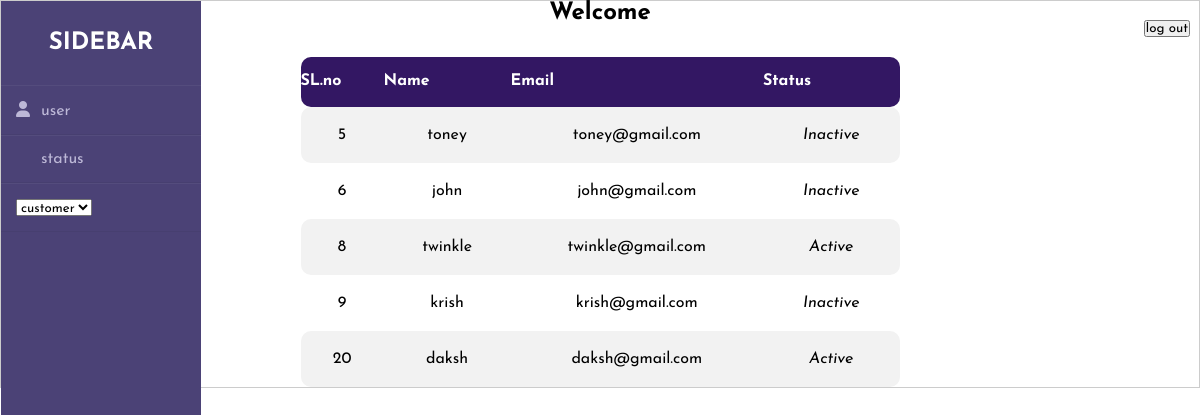
The page /status.php on the database its author committed.
### tables this page shows
CREATE TABLE `registration` (
  `id` int(255) NOT NULL,
  `name` varchar(255) NOT NULL,
  `email` varchar(255) NOT NULL,
  `gender` varchar(255) NOT NULL,
  `password` varchar(255) NOT NULL,
  `status` varchar(255) NOT NULL
);

### status.php (the view, shortened to what this page needs)
<?php
include("index.php");
?>
<section class="page-content" align="center">
<link rel="stylesheet" href="style2.css"><br>
<table  class="table table-bordered table-striped">
  	<thead >
  		<tr class="btn-primary">
  			<th>SL.no</th>
  			<th>Name</th>
  			<th>Email</th>
  			<th>Status</th>
  		</tr>
  	</thead>
  	<tbody>
  		<?php
          $query = "SELECT * FROM registration";
          $query_run = mysqli_query($conn, $query);
	  		foreach ($query_run as $key => $user) {
?>
				<tr>
				<td><?php echo $user['id'] ?></td>
				<td><?php echo $user['name']; ?></td>
				<td><?php echo $user['email']; ?></td>
				<td><i data="<?php echo $user['id'];?>" class="status_checks btn
				<?php echo ($user['status'])?
				'btn-success': 'btn-danger'?>"><?php echo ($user['status'])? 'Active' : 'Inactive'?>
			   </i></td>
				</tr>
				<?php } ?>
				</table>
				</body>
			  </html>
	</section>

### index.php (shortened to what this page needs)
<!DOCTYPE html>
<html lang="en">
<head>
<div class="wrapper">
    <div class="sidebar">
        <h2>Sidebar</h2>
        <ul>
            <link rel="stylesheet" href="style1.css">
            <li><a href="detail.php"><i class="fas fa-user"></i>user</a></li>
            <li><a href="status.php"><i class="fas fa-status"></i>status</a></li>
            <li><select name="forma" onchange="location = this.value;">
        <option selected disabled>customer</option>
    </select>
        </ul>
</div>
</div>
</head>
<body>
<section class="page-content">
<div class="signup-form">
    <form action="index.php" method="post" enctype="multipart/form-data">
            <h2><center><?php echo $_SESSION["name"] ?> Welcome</center></h2>
        <br>
    </form>
	<form align="right-margin" name="form1" method="post" action="logout.php">
  <label class="logoutLblPos">
  <input name="submit2" type="submit" id="submit2" value="log out">
  </label>
</form>
</div>
</body>
</html>

### style1.css (style rules this page uses)
* { margin: auto; padding: 0; box-sizing: border-box; list-style: none; text-decoration: none; font-family: 'Josefin Sans', sans-serif; }
body { background-color: #FFFFFF; }
.wrapper { display: flex; position: relative; }
.wrapper .sidebar { width: 200px; height: 100%; background: #4b4276; padding: 30px 0px; position: fixed; }
.wrapper .sidebar h2 { color: #fff; text-transform: uppercase; text-align: center; margin-bottom: 30px; }
.wrapper .sidebar ul li { padding: 15px; border-bottom: 1px solid #bdb8d7; border-bottom: 1px solid rgba(0,0,0,0.05); border-top: 1px solid rgba(255,255,255,0.05); }
.wrapper .sidebar ul li a { color: #bdb8d7; display: block; }
.wrapper .sidebar ul li a .fas { width: 25px; }
.logoutLblPos { position:fixed; right:10px; top:15px; }

### style2.css (style rules this page uses)
body { box-sizing: border-box; border: 1px solid #ccc; }
table { font-family: Arial, Helvetica, sans-serif; border-collapse: collapse; width: 50%; border: none }
table td, #customers th { padding: 20px; }
table tr:nth-child(odd) { background-color: #f2f2f2; }
table th { padding-top: 16px; padding-bottom: 18px; text-align: left; background-color: #331763; color: white; }
td:first-child, th:first-child { border-radius: 10px 0 0 10px; }
td:last-child, th:last-child { border-radius: 0 10px 10px 0; }
.logoutLblPos { position:fixed; right:10px; top:20px; }

### rows shown on the page
registration: id "5", name "toney", email "toney@gmail.com", status "Inactive"
registration: id "6", name "john", email "john@gmail.com", status "Inactive"
registration: id "8", name "twinkle", email "twinkle@gmail.com", status "Active"
registration: id "9", name "krish", email "krish@gmail.com", status "Inactive"
registration: id "20", name "daksh", email "daksh@gmail.com", status "Active"
